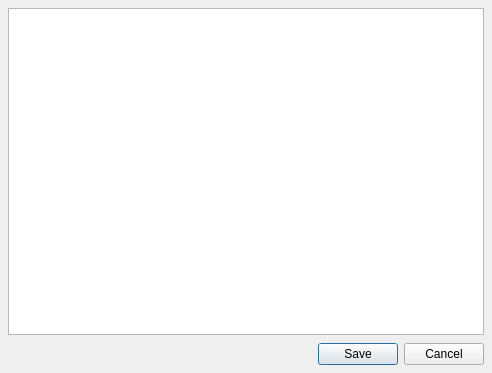
<ui version="4.0" >
 <class>EditVerseDialog</class>
 <widget class="QDialog" name="EditVerseDialog" >
  <property name="geometry" >
   <rect>
    <x>0</x>
    <y>0</y>
    <width>492</width>
    <height>373</height>
   </rect>
  </property>
  <property name="windowTitle" >
   <string>Dialog</string>
  </property>
  <property name="modal" >
   <bool>true</bool>
  </property>
  <layout class="QVBoxLayout" name="DialogLayout" >
   <property name="spacing" >
    <number>8</number>
   </property>
   <property name="margin" >
    <number>8</number>
   </property>
   <item>
    <widget class="QTextEdit" name="VerseTextEdit" >
     <property name="acceptRichText" >
      <bool>false</bool>
     </property>
    </widget>
   </item>
   <item>
    <widget class="QDialogButtonBox" name="ButtonBox" >
     <property name="orientation" >
      <enum>Qt::Horizontal</enum>
     </property>
     <property name="standardButtons" >
      <set>QDialogButtonBox::Cancel|QDialogButtonBox::Save</set>
     </property>
    </widget>
   </item>
  </layout>
 </widget>
 <resources/>
 <connections>
  <connection>
   <sender>ButtonBox</sender>
   <signal>accepted()</signal>
   <receiver>EditVerseDialog</receiver>
   <slot>accept()</slot>
   <hints>
    <hint type="sourcelabel" >
     <x>248</x>
     <y>254</y>
    </hint>
    <hint type="destinationlabel" >
     <x>157</x>
     <y>274</y>
    </hint>
   </hints>
  </connection>
  <connection>
   <sender>ButtonBox</sender>
   <signal>rejected()</signal>
   <receiver>EditVerseDialog</receiver>
   <slot>reject()</slot>
   <hints>
    <hint type="sourcelabel" >
     <x>316</x>
     <y>260</y>
    </hint>
    <hint type="destinationlabel" >
     <x>286</x>
     <y>274</y>
    </hint>
   </hints>
  </connection>
 </connections>
</ui>
